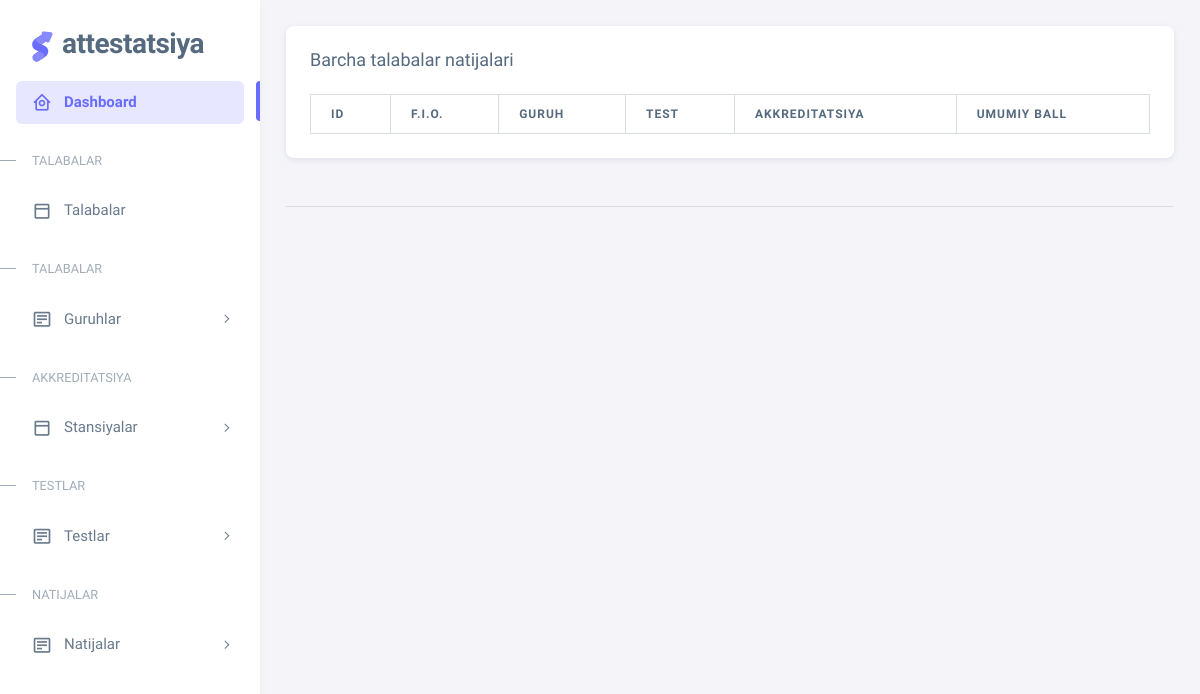
Before: /results/ (signed in) with the older database file.
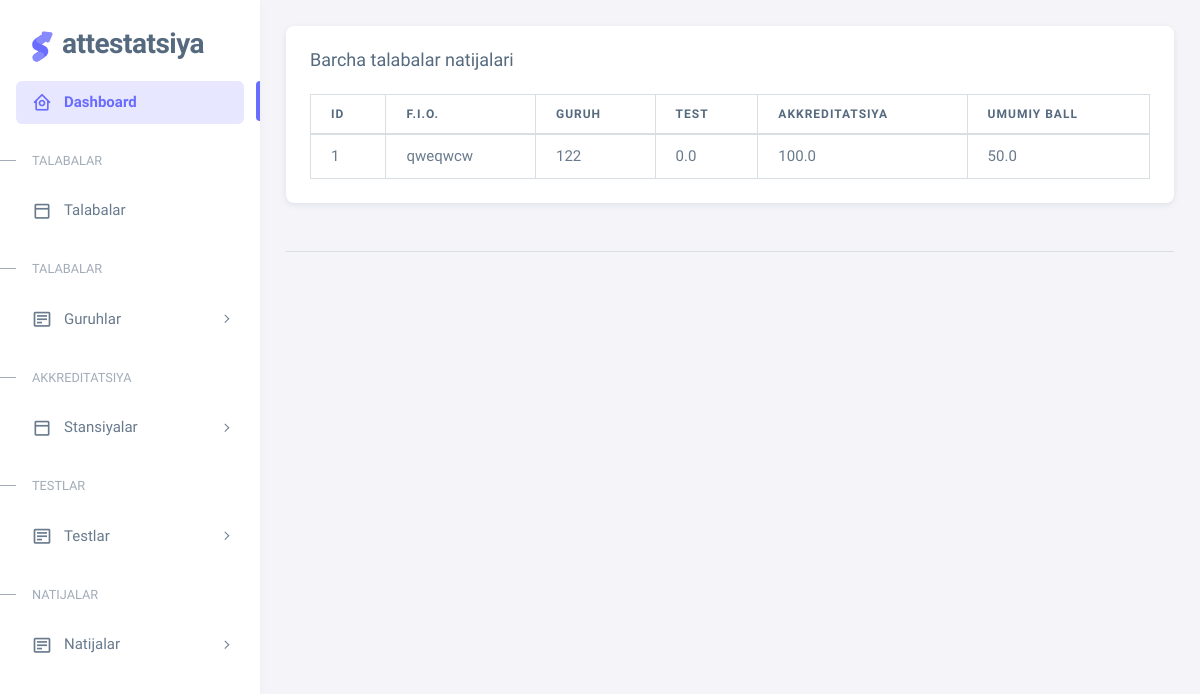
After: the same page with the newer database file.
### main/models.py (models this page shows, shortened)
class General(models.Model):
    student = models.ForeignKey(Student, verbose_name="Student", on_delete=models.SET_NULL, null=True, blank=True)
    group = models.ForeignKey(Group, verbose_name="Group", on_delete=models.SET_NULL, null=True, blank=True)
    result_test = models.ForeignKey(ResultTest, verbose_name="Result", on_delete=models.SET_NULL, null=True, blank=True)
    exam = models.ForeignKey(Exam, verbose_name="Exam", on_delete=models.SET_NULL, null=True, blank=True)
    result_sum = models.FloatField(verbose_name="ResultSum", default=0.0)

class ResultTest(models.Model):
    student = models.ForeignKey(Student, verbose_name="Student", on_delete=models.SET_NULL, null=True, blank=True)
    group = models.ForeignKey(Group, verbose_name="Group", on_delete=models.SET_NULL, null=True, blank=True)
    result = models.FloatField(verbose_name="Result", default=0.0)

class Exam(models.Model):
    student = models.ForeignKey(Student, verbose_name="Student", on_delete=models.SET_NULL, null=True, blank=True)
    group = models.ForeignKey(Group, verbose_name="Group", on_delete=models.SET_NULL, null=True, blank=True)
    station = models.ForeignKey(Station, verbose_name="Station", on_delete=models.SET_NULL, null=True, blank=True)
    result = models.FloatField(verbose_name="Result", default=0.0)

### student/models.py (models this page shows, shortened)
class Student(models.Model):
    full_name = models.CharField(max_length=200, verbose_name="Full Name")
    title = models.CharField(max_length=100, verbose_name="Title", null=True, blank=True)

class Group(models.Model):
    name = models.CharField(max_length=200, verbose_name="Name")
    students = models.ManyToManyField(Student, verbose_name="Students", null=True, blank=True)

### main/views.py (the view)
# urls.py: path('results/', views.result_view, name='results'),
@login_required
def result_view(request):
    context = get_context(request)
    return render(request, 'main/results.html', context)

### main/function.py (called while the page is built)
def get_context(request):
    students = Student.objects.all()
    groups = Group.objects.all()
    stations = Station.objects.all()
    exams = Exam.objects.all()
    result_tests = ResultTest.objects.all()
    generals = General.objects.all()
    context = {
        'students': students,
        'groups': groups,
        'stations': stations,
        'exams': exams,
        'result_tests': result_tests,
        'generals': generals,
    }
    return context

### templates/main/results.html (shortened to what the changed rows need)
<!DOCTYPE html>
<html lang="en" class="light-style layout-menu-fixed" dir="ltr" data-theme="theme-default"
      data-template="vertical-menu-template-free">
{% load static %}
<head>
    <link rel="stylesheet" href="{% static 'vendor/fonts/boxicons.css' %}"/>
    <link rel="stylesheet" href="{% static 'vendor/css/core.css' %}" class="template-customizer-core-css"/>
    <link rel="stylesheet" href="{% static 'vendor/css/theme-default.css' %}" class="template-customizer-theme-css"/>
    <link rel="stylesheet" href="{% static 'css/demo.css' %}"/>
    <link rel="stylesheet" href="{% static 'vendor/libs/perfect-scrollbar/perfect-scrollbar.css' %}"/>
    <link rel="stylesheet" href="{% static 'vendor/libs/apex-charts/apex-charts.css' %}"/>
</head>
<body>
<div class="layout-wrapper layout-content-navbar">
    <div class="layout-container">
        <div class="layout-page">
            <div class="content-wrapper">
                <div class="container-xxl flex-grow-1 container-p-y">
                    <div class="card">
                        <div class="card-body">
                            <div class="table-responsive text-nowrap">
                                <table class="table table-bordered">
                                    <thead>
                                    <tr>
                                        <th>
                                            ID
                                        </th>
                                        <th>
                                            F.I.O.
                                        </th>
                                        <th>
                                            Guruh
                                        </th>
                                        <th>
                                            Test
                                        </th>
                                        <th>
                                            Akkreditatsiya
                                        </th>
                                        <th>
                                            Umumiy ball
                                        </th>
                                    </tr>
                                    </thead>
                                    <tbody>
                                    {% for general in generals %}
                                        <tr>
                                            <td>
                                                {{ forloop.counter }}
                                            </td>
                                            <td>
                                                {{ general.student.full_name }}
                                            </td>
                                            <td>
                                                {{ general.group.name }}
                                            </td>
                                            <td>
                                                {{ general.result_test.result }}
                                            </td>
                                            <td>
                                                {{ general.exam.result }}
                                            </td>
                                            <td>
                                                {{ general.result_sum }}
                                            </td>
                                        </tr>
                                    {% endfor %}
                                    </tbody>
                                </table>
                            </div>
                        </div>
                    </div>
                </div>
            </div>
        </div>
    </div>
</div>
</body>
</html>

Changed rows visible on the page:
added General: student.full_name "qweqwcw", group.name "122", result_test.result "0.0", exam.result "100.0", result_sum "50.0"
